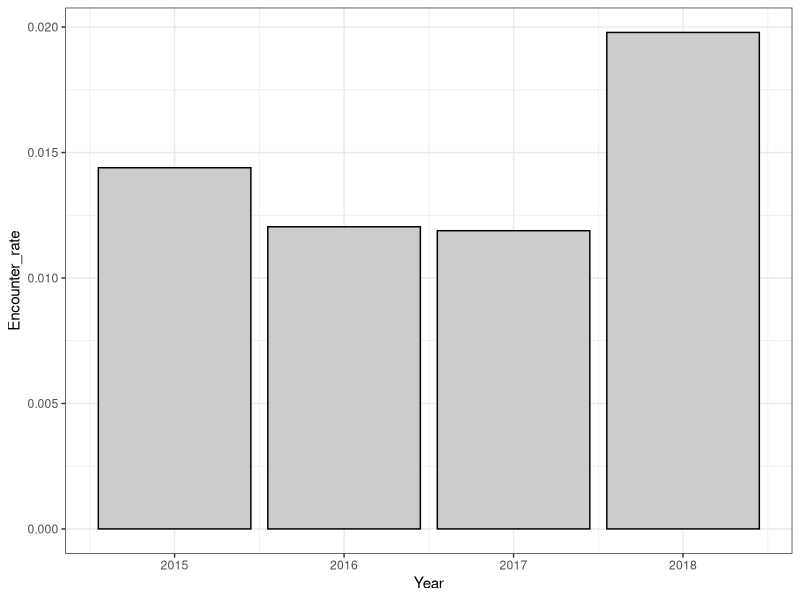
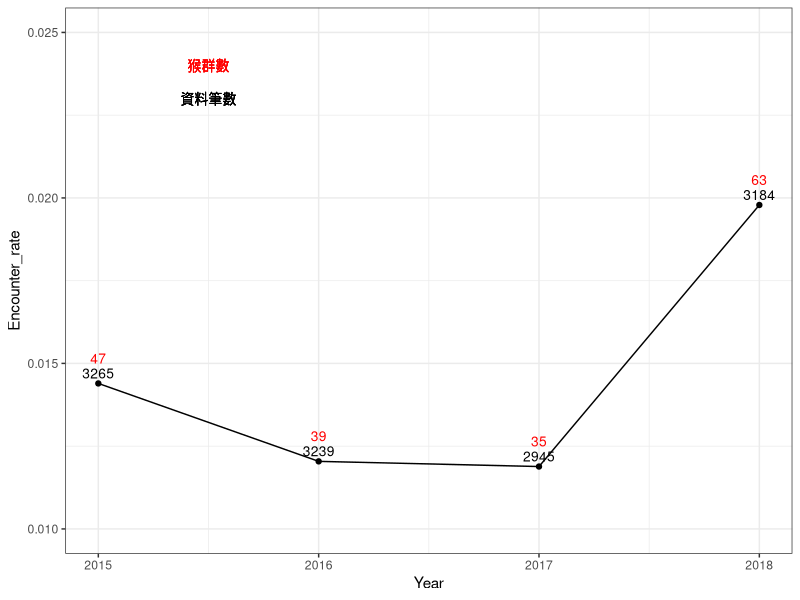
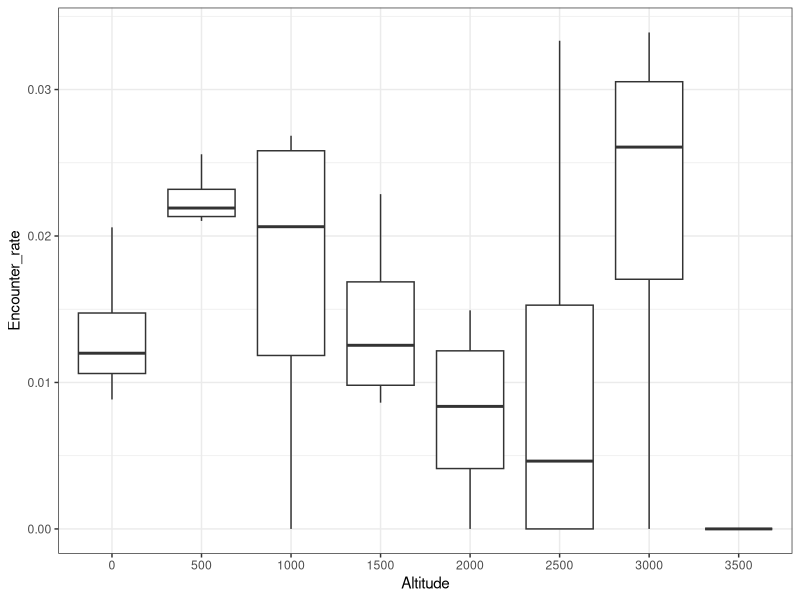
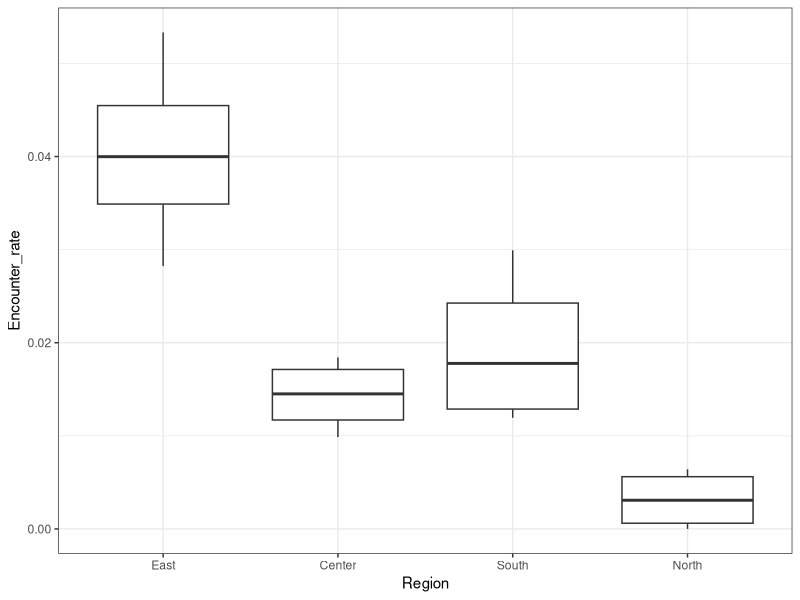
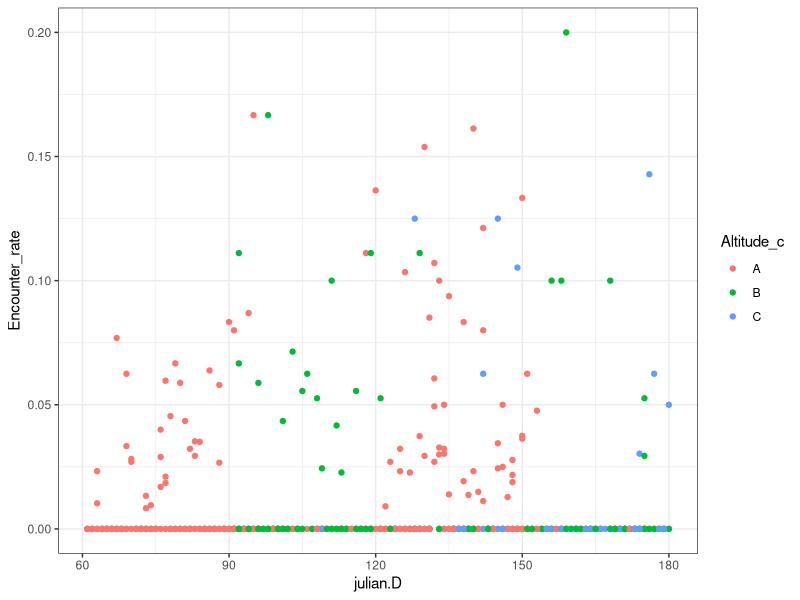
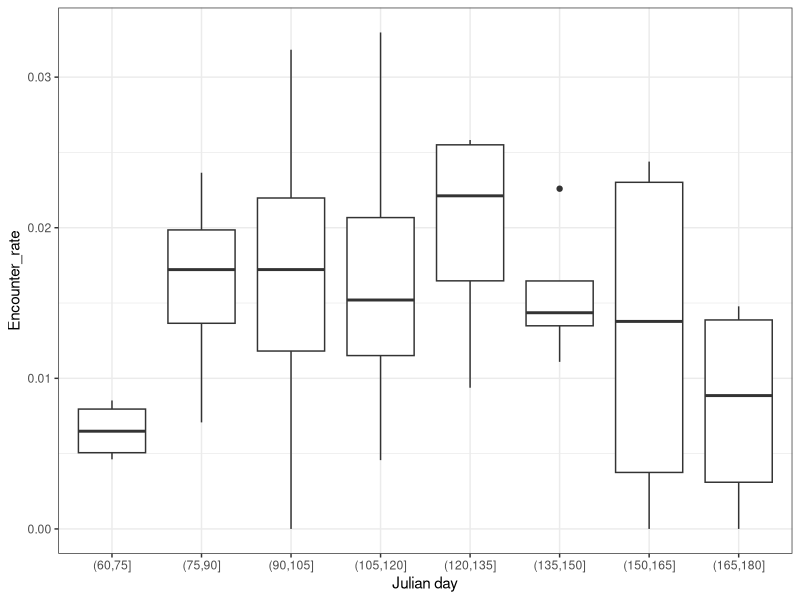
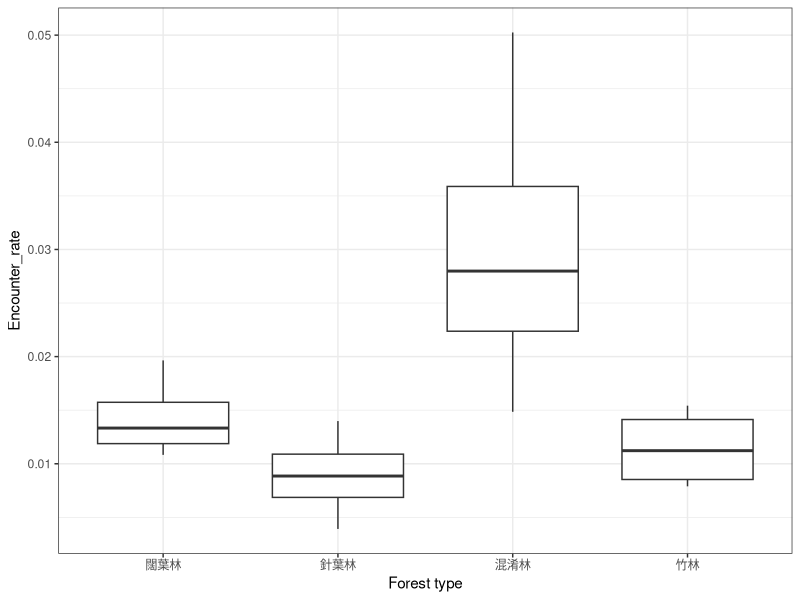
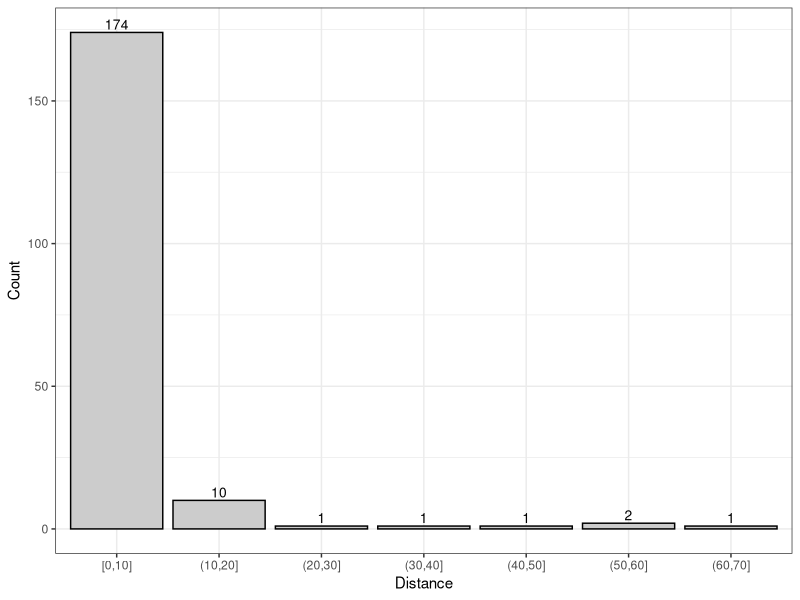

These figures' R source, in order:
#---- load library

library(data.table)
library(magrittr)
library(readxl)
library(tidyr)
library(purrr)
library(dplyr)
library(writexl)
library(ggplot2)
library(lattice)
#library(reshape2)

#Original data---- 

M.data <- read_excel("./data/clean/for analysis.xlsx",
                     sheet=1) %>% setDT %>% 
  .[, DATE := as.IDate(paste(Year, Month, Day, sep = "/"))] %>% 
  .[TypeName %like% "混", TypeName.n := "混淆林"] %>% 
  .[TypeName %like% "竹林", TypeName.n := "竹林"] %>% 
  .[TypeName %like% "闊葉", TypeName.n := "闊葉林"] %>% 
  .[TypeName %like% "針葉", TypeName.n := "針葉林"] %>% 
  .[, TypeName.1 := ifelse(Distance>20, "非森林", TypeName.n)] %>% 
  .[, TypeName.1 := ordered(TypeName.1,c("闊葉林", "針葉林","混淆林","竹林","非森林"))] %>% 
  .[, County := ordered(County,
                        c("宜蘭縣","基隆市","台北市","臺北市",
                          "新北市","台北縣","臺北縣",
                          "桃園縣","桃園市","新竹市",
                          "新竹縣","苗栗縣",
                          "台中市","臺中市","台中縣","臺中縣",
                          "彰化縣","南投縣","南投市",
                          "雲林縣","嘉義縣","嘉義市",
                          "台南市","臺南市","台南縣","臺南縣",
                          "高雄縣","高雄市",
                          "屏東縣", "花蓮縣",
                          "台東縣","臺東縣"))] %>% 
  
  .[County %in% list("宜蘭縣","基隆市","台北市","臺北市",
                     "新北市","台北縣","臺北縣",
                     "桃園縣","桃園市","新竹市",
                     "新竹縣","苗栗縣"), Region := "North"] %>%
  .[County %in% list("台中市","臺中市",
                     "台中縣","臺中縣",
                     "彰化縣","南投縣","南投市",
                     "雲林縣","嘉義縣","嘉義市"), Region := "Center"] %>%
  .[County %in% list("台南市","臺南市",
                     "台南縣","臺南縣",
                     "高雄縣","高雄市",
                     "屏東縣"), Region := "South"]%>%
  .[County %in% list("花蓮縣",
                     "台東縣","臺東縣"), Region := "East"] %>% 
  .[, julian.D := yday(DATE)] %>% 
  .[, Altitude_c := substr(Site_N,1,1)] %>% setDT 



M.data$Year %<>% as.numeric
M.data$Survey %<>% as.numeric
M.data$Point %<>% as.numeric
M.data$Macaca_sur %<>% as.numeric
M.data$Month %<>% as.numeric
M.data$Day %<>% as.numeric
M.data$Distance %<>% as.numeric


M.data %>%.[Macaca_sur %in%1,] %>% .[, .N]
#-----------------------------------

M.data %>% 
  .[Macaca_sur %in%1,] %>% 
  .[,.(ll=length(Macaca_sur),
       mm=length(unique(Site_N)),
       kk=length(unique(paste0(Site_N,"-",Point)))), by = list(Year,  County)]%>%
  dcast(.,County ~ Year , value.var = c( "ll","mm","kk"))



M.data %>% 
  .[Macaca_sur %in% 0 & !is.na(Macaca_dist),] %>% 
  .[,.(ll=length(Macaca_sur),
       mm=length(unique(Site_N)),
       kk=length(unique(paste0(Site_N,"-",Point)))), by = list(Year,  County)]%>%
  dcast(.,County ~ Year , value.var = c( "ll","mm","kk"))





M.data %>% 
  .[,.(ll=length(Macaca_sur), M = sum(Macaca_sur,na.rm=T)), by = list(Year, Survey, TypeName.1)]%>%
  dcast(.,Year + Survey ~ TypeName.1, value.var = c("ll", "M"))


#------------------------------------------
M.data %>% setDT %>% 
  .[Year < 2019,] %>% 
  .[!(TypeName.1 %in% "非森林"),] %>% 
  .[is.na(Macaca_sur), Macaca_sur := 0] %>% 
  .[, .(V1 = sum(Macaca_sur),.N), by= list(Year)] %>% 
  .[, Encounter_rate := V1/N] %>% 
  
  ggplot(., aes( Year, Encounter_rate)) +
  geom_bar(stat="identity", colour = "black", fill=gray(0.8)) +
  theme_bw() + 
  xlab("Year")

M.data %>% 
  .[Year < 2019,] %>% 
  .[!(TypeName.1 %in% "非森林"),] %>% 
  .[is.na(Macaca_sur), Macaca_sur := 0] %>%
  .[, .(V1 = sum(Macaca_sur),.N), by= list(Year)] %>% 
  .[, Encounter_rate := V1/N] %>% 
  
  ggplot(., aes( Year, Encounter_rate)) +
  geom_text(aes(label=V1), vjust=-2, color="red", size=3.5)+
  geom_text(aes(label=N), vjust=-0.5, color="black", size=3.5)+
  geom_text(aes(x=2015.5, y=0.024,label="猴群數"),  color="red", size=3.5)+
  geom_text(aes(x=2015.5, y=0.023,label="資料筆數"),  color="black", size=3.5)+
  geom_point()+geom_line() +
  ylim(0.010,0.025)+
  theme_bw() + 
  xlab("Year")




  

M.data %>% 
  .[Year < 2019,] %>% 
  #.[!(TypeName.1 %in% "非森林"),] %>% 
  .[is.na(Macaca_sur), Macaca_sur := 0] %>% 
  .[Macaca_sur %in% 1, .N, list(TypeName.1, Macaca_dist)] %>% 
  dcast(., TypeName.1~Macaca_dist, value.var = "N")


M.data %>% 
  .[Year < 2019,] %>% 
  .[!(TypeName.1 %in% "非森林"),] %>% 
  .[is.na(Macaca_sur), Macaca_sur := 0] %>% 
  .[, Altitude_f := cut(Altitude,
                        breaks = c(seq(0,4000,500)),
                        labels = c(seq(0,3500,500)),
                        include.lowest = T)] %>% 
  .[, .(V1 = sum(Macaca_sur),.N), by= list(Year, Altitude_f)] %>% 
  .[, Encounter_rate := V1/N] %>% 

ggplot(., aes( Altitude_f, Encounter_rate)) + geom_boxplot() + theme_bw() + 
  xlab("Altitude")


M.data %>% 
  .[Year < 2019,] %>% 
  .[!(TypeName.1 %in% "非森林"),] %>% 
  .[is.na(Macaca_sur), Macaca_sur := 0] %>% 
  .[, Region := ordered(Region, c("East", "Center", "South", "North"))] %>% 
  .[, .(V1 = sum(Macaca_sur),.N), by= list(Year, Region)] %>% 
  .[, Encounter_rate := V1/N] %>% 

ggplot(., aes( Region, Encounter_rate))+geom_boxplot() + theme_bw()

M.data %>% 
  .[Year < 2019,] %>% 
  .[!(TypeName.1 %in% "非森林"),] %>% 
  .[is.na(Macaca_sur), Macaca_sur := 0] %>% 
  .[, .(V1 = sum(Macaca_sur),.N), by= list(Year, julian.D, Altitude_c )] %>% 
  .[, Encounter_rate := V1/N] %>% 

ggplot(., aes(julian.D, Encounter_rate, colour = Altitude_c))+
  geom_point() + theme_bw()


M.data %>% 
  .[Year < 2019,] %>% 
  .[!(TypeName.1 %in% "非森林"),] %>% 
  .[is.na(Macaca_sur), Macaca_sur := 0] %>%
  .[, julian.D_f := cut(julian.D,
                        breaks = c(seq(0,210,15)),
                        include.lowest = T)] %>% 
  .[, .(V1 = sum(Macaca_sur),.N), by= list(Year, julian.D_f)] %>% 
  .[, Encounter_rate := V1/N]  %>% 

ggplot(., aes(julian.D_f, Encounter_rate))+
  geom_boxplot() + theme_bw() + 
  xlab("Julian day")





M.data %>% 
  .[Year < 2019,] %>% 
  .[!(TypeName.1 %in% "非森林"),] %>% 
  .[is.na(Macaca_sur), Macaca_sur := 0] %>% 
  .[, TypeName.1:= ordered(TypeName.1, c("闊葉林", "針葉林", "混淆林", "竹林"))] %>% 
  .[, .(V1 = sum(Macaca_sur),.N), by= list(Year, TypeName.1)]  %>% 
  .[, Encounter_rate := V1/N] %>% 
  
  ggplot(., aes( TypeName.1, Encounter_rate))+geom_boxplot() + theme_bw()+ 
  xlab("Forest type")



M.data %>%setDT %>% 
  .[Year < 2019,] %>% 
  .[Macaca_sur %in% 1,DD := cut(Distance, breaks = seq(0,100,10),
                                ordered_result = T,
                                include.lowest = T)] %>% 
  .[Macaca_sur %in% 1,.(D2 = .N), by = list(DD)] %>% 
  ggplot(., aes(x=DD, y=D2)) +
  geom_bar(stat="identity", colour = "black", fill=gray(0.8))+
  geom_text(aes(label=D2), vjust=-0.3, color="black", size=3.5)+
  theme_bw()+
  xlab("Distance")+
  ylab("Count")

  
M.data %>% 
  .[Year < 2019,] %>% 
  .[!(TypeName.1 %in% "非森林"),] %>% 
  .[is.na(Macaca_sur), Macaca_sur := 0] %>%
  .[, .(V1 = sum(Macaca_sur),.N), by= list(Year, Region)]  %>% 
  .[, Encounter_rate := V1/N] %>% 
  
  ggplot(., aes( Year, Encounter_rate, group = Region,col= Region))+
  geom_point() +
  geom_line()+ 
  theme_bw()+ 
  xlab("Year")


M.data %>% 
  .[Year < 2019,] %>% 
  .[!(TypeName.1 %in% "非森林"),] %>% 
  .[is.na(Macaca_sur), Macaca_sur := 0] %>%
  .[, .(V1 = sum(Macaca_sur),.N), by= list(Year, TypeName.1)]  %>% 
  .[, Encounter_rate := V1/N] %>% 
  
  ggplot(., aes( Year, Encounter_rate, group = TypeName.1,col= TypeName.1))+
  geom_point() +
  geom_line()+ 
  theme_bw()+ 
  xlab("Year")


M.data %>% 
  .[Year < 2019,] %>% 
  .[!(TypeName.1 %in% "非森林"),] %>% 
  .[is.na(Macaca_sur), Macaca_sur := 0] %>%
  .[, .(V1 = sum(Macaca_sur),.N), by= list(Year, julian.D)]  %>% 
  .[, Encounter_rate := V1/N] %>% 
  
  ggplot(., aes( julian.D, Encounter_rate, group = factor(Year),col= factor(Year)))+
  geom_point() +
  #geom_line()+ 
  theme_bw()+ 
  xlab("julian.D")
